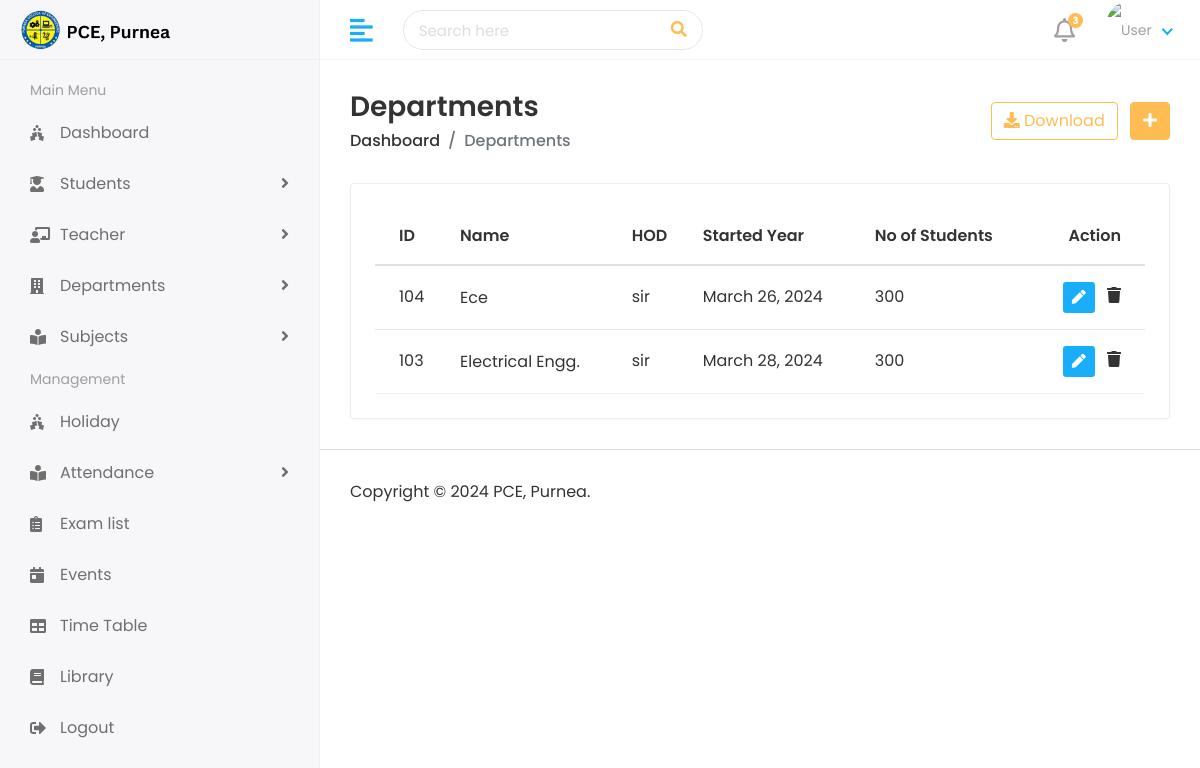
The page /Hod/Department/View on the database as committed earlier.
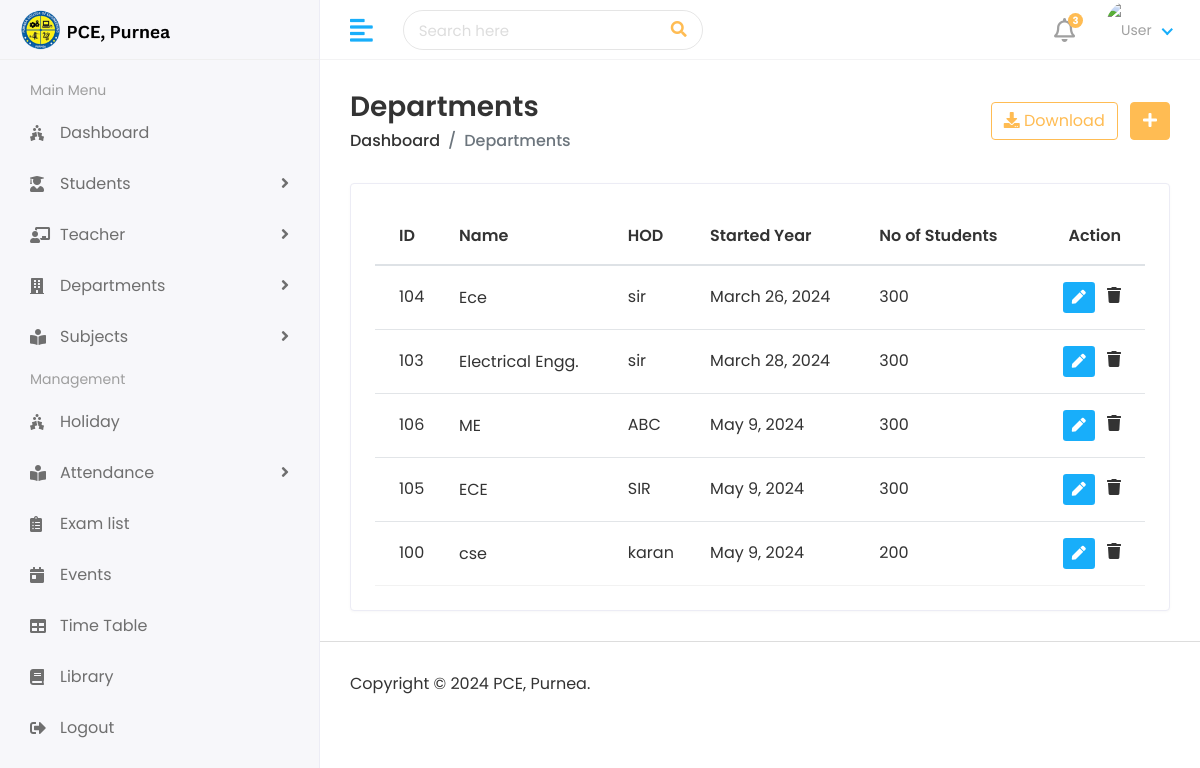
The same page on the database as committed later.
### app/models.py (models this page shows, shortened)
class Course(models.Model):
    dept_name = models.CharField(max_length=100, unique=True)
    dept_id = models.CharField(max_length=15, unique=True, null=True)
    dept_hod = models.CharField(max_length=100, default="")
    start_date = models.DateField(null=True)
    num_student = models.PositiveIntegerField(default=0)
    created_at = models.DateTimeField(auto_now_add=True)
    updated_at = models.DateTimeField(auto_now=True)

### college/hod_views.py (the view)
# urls.py: path('Hod/Department/View', hod_views.VIEW_DEPARTMENT, name='view_department'),
def VIEW_DEPARTMENT(request):
    department = Course.objects.all()
    context = {
        'department': department,
    }
    return render(request, 'Hod/view_department.html', context)

### templates/Hod/view_department.html (shortened to what this page needs)
{% extends "base.html" %}
{% block content %}
<div class="content container-fluid">
    <div class="page-header">
        <div class="row align-items-center">
            <div class="col">
                <h3 class="page-title">Departments</h3>
                <ul class="breadcrumb">
                    <li class="breadcrumb-item"><a href="index.html">Dashboard</a></li>
                    <li class="breadcrumb-item active">Departments</li>
                </ul>
            </div>
            <div class="col-auto text-right float-right ml-auto">
                <a href="#" class="btn btn-outline-primary mr-2"><i class="fas fa-download"></i>
                    Download</a>
                <a href={% url "add_department" %} class="btn btn-primary"><i class="fas fa-plus"></i></a>
            </div>
        </div>
    </div>
    <div class="row">
        <div class="col-sm-12">
            <div class="card card-table">
                <div class="card-body">
                    <div class="table-responsive">
                        <table class="table table-hover table-center mb-0 datatable">
                            <thead>
                                <tr>
                                    <th>ID</th>
                                    <th>Name</th>
                                    <th>HOD</th>
                                    <th>Started Year</th>
                                    <th>No of Students</th>
                                    <th class="text-right">Action</th>
                                </tr>
                            </thead>
                            <tbody>
                                {% for i in department %}
                                <tr>
                                    <td>{{i.dept_id}}</td>
                                    <td>
                                        <h2>
                                            <a>{{i.dept_name}}</a>
                                        </h2>
                                    </td>
                                    <td>{{i.dept_hod}}</td>
                                    <td>{{i.start_date}}</td>
                                    <td>{{i.num_student}}</td>
                                    <td class="text-right">
                                        <div class="actions">
                                            <a href="{% url 'edit_department' i.id %}" class="btn btn-sm bg-success-light mr-2">
                                                <i class="fas fa-pen"></i>
                                            </a>
                                                <i class="fas fa-trash"></i>
                                        </div>
                                    </td>
                                </tr>
                                {% endfor %}
                            </tbody>
                        </table>
                    </div>
                </div>
            </div>
        </div>
    </div>
</div>
{% endblock content %}

### templates/base.html (shortened to what this page needs)
<!DOCTYPE html>
<html lang="en">
{% load static %}
<head>
    <link rel="stylesheet" href="{% static 'assets/plugins/bootstrap/css/bootstrap.min.css' %}">
    <link rel="stylesheet" href="{% static 'assets/plugins/fontawesome/css/fontawesome.min.css' %}">
    <link rel="stylesheet" href="{% static 'assets/plugins/fontawesome/css/all.min.css' %}">
    <link rel="stylesheet" href="{% static 'assets/css/style.css' %}">
</head>
<body>
    <div class="main-wrapper">
        {% include 'include/header.html'%}
        {% include 'include/sidebar.html'%}
        <div class="page-wrapper">
            {% block content %}
            {% endblock content %}
            {% include 'include/footer.html'%}
         </div>
    </div>
</body>
</html>

### templates/include/header.html (shortened to what this page needs)
{% load static %}
<div class="header">
    <div class="header-left">
        <a href="#" class="logo">
            <img src="{% static 'assets/img/pce.png' %}" alt="Logo">
        </a>
    </div>
    <a href="javascript:void(0);" id="toggle_btn">
        <i class="fas fa-align-left"></i>
    </a>
    <div class="top-nav-search">
        <form>
            <input type="text" class="form-control" placeholder="Search here">
            <button class="btn" type="submit"><i class="fas fa-search"></i></button>
        </form>
    </div>
    <ul class="nav user-menu">
        <li class="nav-item dropdown noti-dropdown">
            <a href="#" class="dropdown-toggle nav-link" data-toggle="dropdown">
                <i class="far fa-bell"></i> <span class="badge badge-pill">3</span>
            </a>
        </li>
        <li class="nav-item dropdown has-arrow">
            <a href="#" class="dropdown-toggle nav-link" data-toggle="dropdown">
                {% if user.profile_pic == '' %}
                <span class="user-img"><img class="rounded-circle" src="{% static "assets/img/b1.png" %} width="31"
                        alt="User"></span>
                {% else %}
                <span class="user-img"><img class="rounded-circle" src="/{{ user.profile_pic }}" width="31"
                        alt="User"></span>
                {% endif %}
            </a>
        </li>
    </ul>
</div>

### templates/include/sidebar.html (shortened to what this page needs)
{% load static %}
<div class="sidebar" id="sidebar">
    <div class="sidebar-inner slimscroll">
        <div id="sidebar-menu" class="sidebar-menu">
            <ul>
                <li class="menu-title">
                    <span>Main Menu</span>
                </li>
                <li class="submenu active">
                    <li>
                        <a href= {% url "hod_home" %} ><i class="fas fa-holly-berry"></i> <span>Dashboard</span></a>
                    </li>
                </li>
                <li class="submenu">
                    <a href="#"><i class="fas fa-user-graduate"></i> <span> Students</span> <span
                            class="menu-arrow"></span></a>
                </li>
                <li class="submenu">
                    <a href="#"><i class="fas fa-chalkboard-teacher"></i> <span> Teacher</span> <span
                            class="menu-arrow"></span></a>
                </li>
                <li class="submenu">
                    <a href="#"><i class="fas fa-building"></i> <span> Departments</span> <span
                            class="menu-arrow"></span></a>
                </li>
                <li class="submenu">
                    <a href="#"><i class="fas fa-book-reader"></i> <span> Subjects</span> <span
                            class="menu-arrow"></span></a>
                </li>
                <li class="menu-title">
                    <span>Management</span>
                </li>
                <li>
                    <a href="holiday.html"><i class="fas fa-holly-berry"></i> <span>Holiday</span></a>
                </li>
                <li class="submenu">
                    <a href="#"><i class="fas fa-book-reader"></i> <span> Attendance</span> <span
                            class="menu-arrow"></span></a>
                </li>
                <li>
                    <a href="exam.html"><i class="fas fa-clipboard-list"></i> <span>Exam list</span></a>
                </li>
                <li>
                    <a href="event.html"><i class="fas fa-calendar-day"></i> <span>Events</span></a>
                </li>
                <li>
                    <a href="time-table.html"><i class="fas fa-table"></i> <span>Time Table</span></a>
                </li>
                <li>
                    <a href="library.html"><i class="fas fa-book"></i> <span>Library</span></a>
                </li>
                <li>
                    <a href="{% url 'logout' %}"><i class="fas fa-sign-out-alt"></i> <span>Logout</span></a>
                </li>
            </ul>
        </div>
    </div>
</div>

### templates/include/footer.html
{% load static %}
<footer>
    <p>Copyright © 2024 PCE, Purnea.</p>
</footer>

Rows that differ between the two databases and show on the page:
added Course: dept_id "106", dept_name "ME", dept_hod "ABC", start_date "May 9, 2024", num_student "300"
added Course: dept_id "105", dept_name "ECE", dept_hod "SIR", start_date "May 9, 2024", num_student "300"
added Course: dept_id "100", dept_name "cse", dept_hod "karan", start_date "May 9, 2024", num_student "200"
